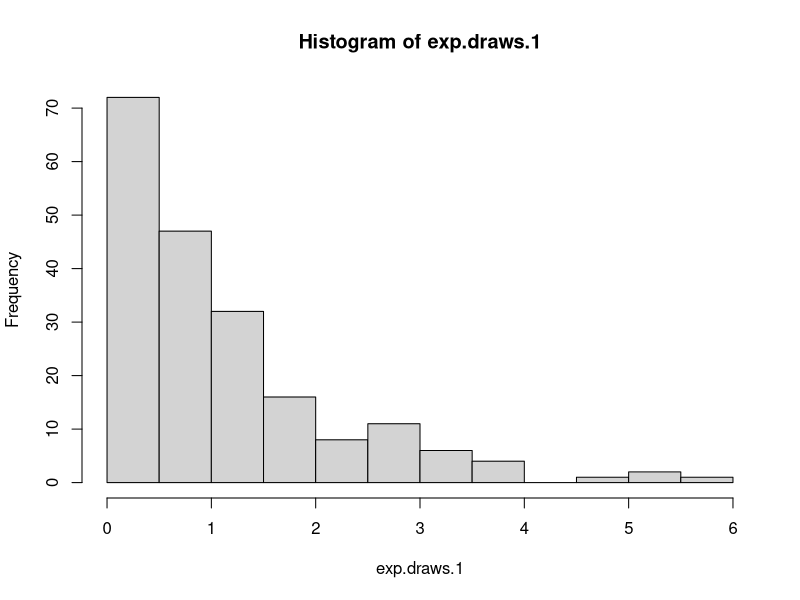
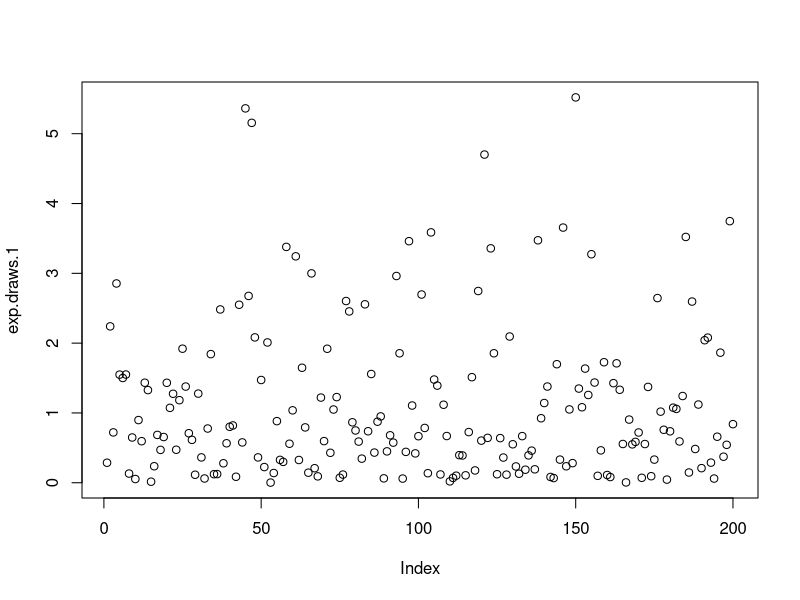
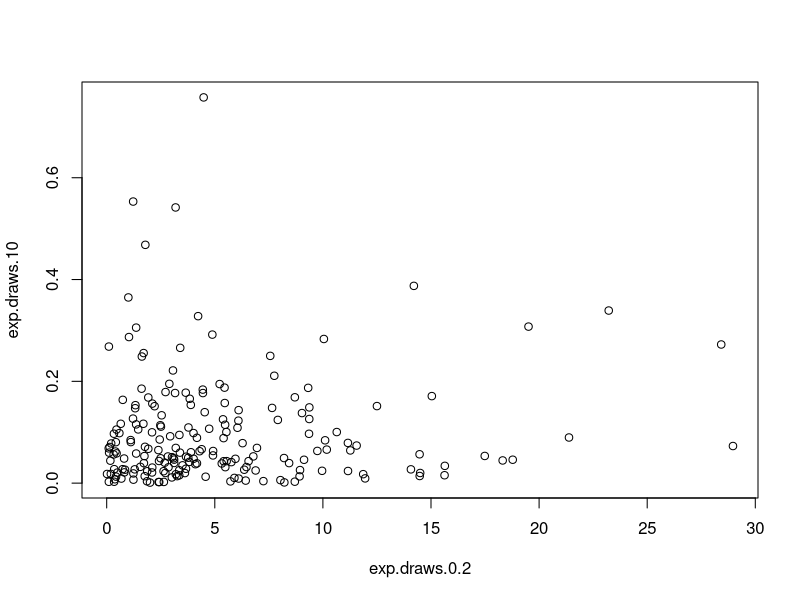
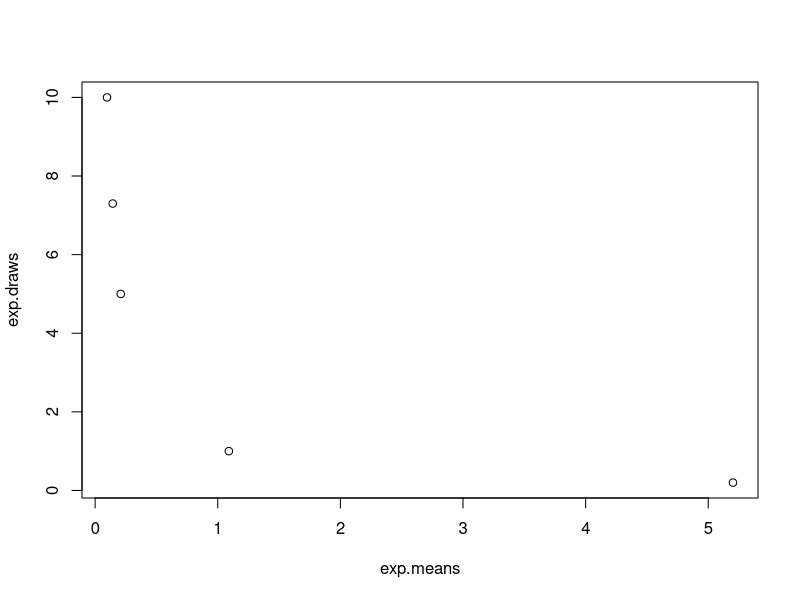
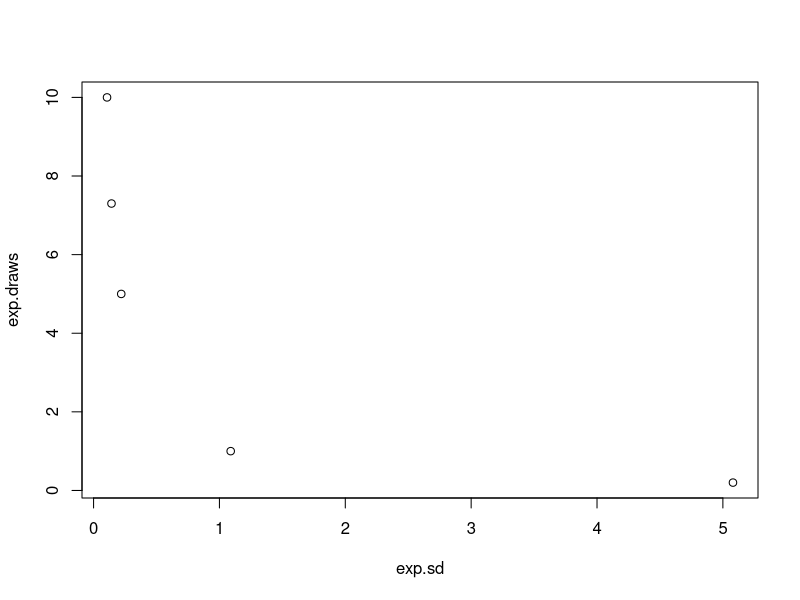
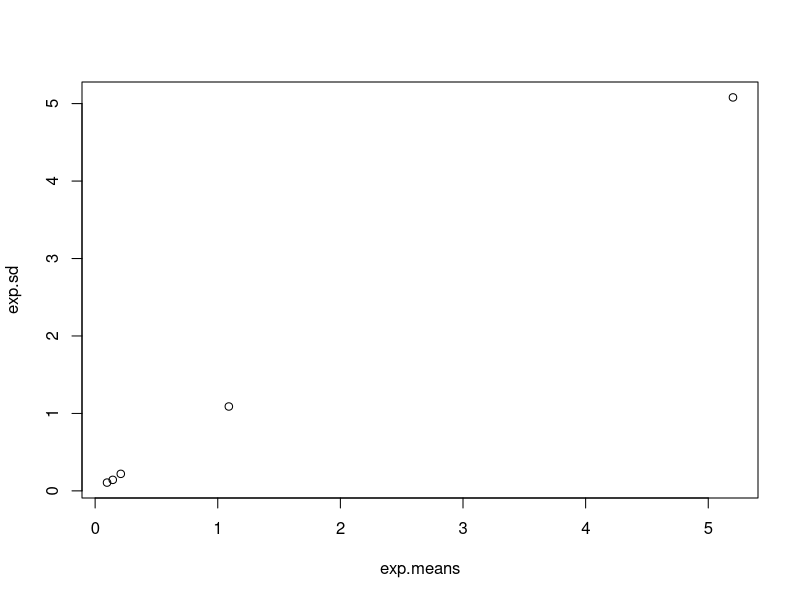
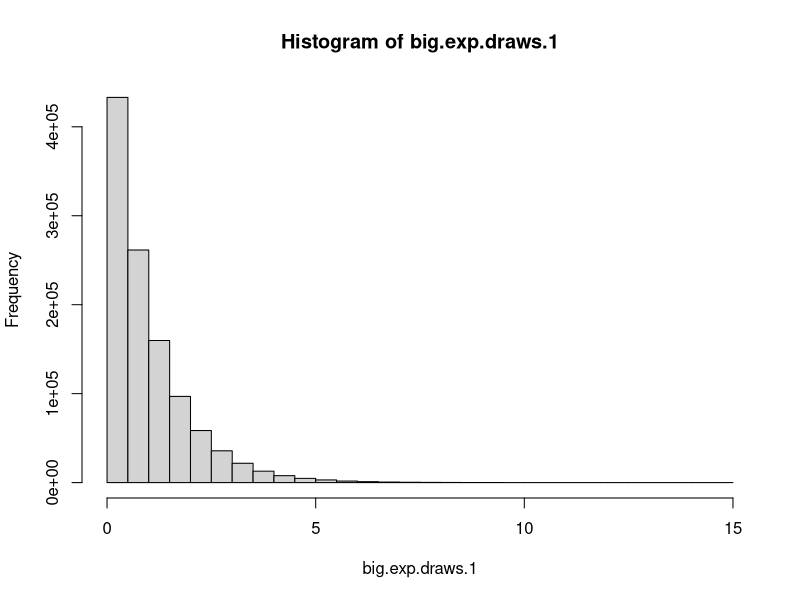
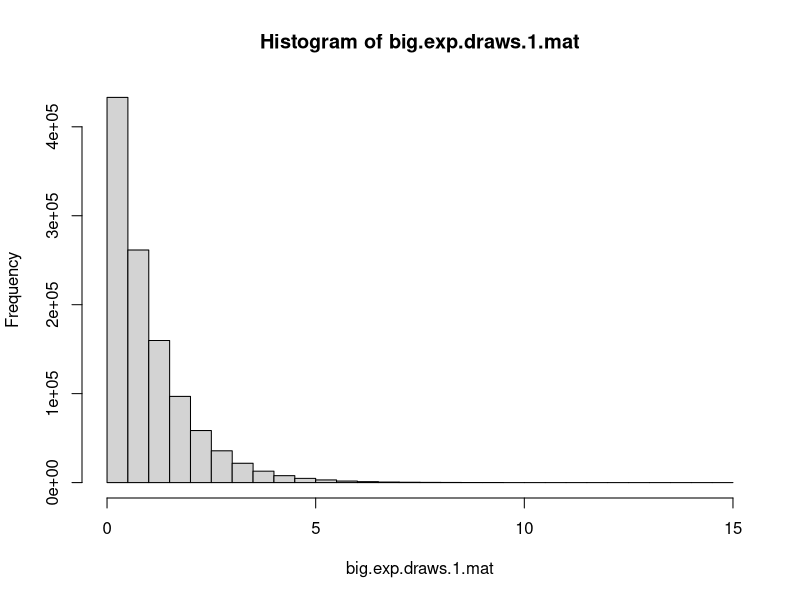

Write R code to recreate these figures, in order.
## ---- chunk 1
knitr::opts_chunk$set(echo = TRUE)
## ---- chunk 2
exp.draws.1 <- rexp(200)
mean(exp.draws.1)
sd(exp.draws.1)
## ---- chunk 3
exp.draws.0.2 <- rexp(200, 0.2)
exp.draws.5 <- rexp(200, 5)
exp.draws.7.3 <- rexp(200, 7.3)
exp.draws.10 <- rexp(200, 10)
## ---- chunk 4
hist(exp.draws.1)
plot(exp.draws.1)
plot(exp.draws.0.2, exp.draws.10)
## ---- chunk 5
exp.means <- c(mean(exp.draws.1), mean(exp.draws.0.2), mean(exp.draws.5), mean(exp.draws.7.3), mean(exp.draws.10))
exp.draws <- c(1, 0.2, 5, 7.3, 10)
exp.sd <- c(sd(exp.draws.1), sd(exp.draws.0.2), sd(exp.draws.5), sd(exp.draws.7.3), sd(exp.draws.10))

plot(exp.means, exp.draws)
# a. As the rate increases the mean of the exponential distribution decreases. 

plot(exp.sd, exp.draws)
# b. As the rate increases, the standard deviation of the exponential distribution decreases, the same pattern as the means vs. rate plot. 

plot(exp.means, exp.sd)
# c. The plot of the exponential distribution means vs. their standard deviations is linear. The mean of each distribution is identical to it's standard deviation. 


## ---- chunk 6
big.exp.draws.1 <- rexp(1100000)
mean(big.exp.draws.1)
sd(big.exp.draws.1)

## ---- chunk 7
hist(big.exp.draws.1)

# Yes, it matches the function, which it should.
## ---- chunk 8
big.exp.draws.gt1 <- big.exp.draws.1 > 1
mean(big.exp.draws.gt1)
## ---- chunk 9

big.exp.draws.1.mat <- matrix(big.exp.draws.1, nrow = 1100, ncol = 1000)
big.exp.mat.hist <- hist(big.exp.draws.1.mat)

# Nothing happens to the data, it is presented in the same fashion as when we used the data not in matrix form. 
## ---- chunk 10
mean(big.exp.draws.1.mat[,371])
## ---- chunk 11
col_means <- vector(length = 0)

for (i in 1:1000) {
  col_mean <- mean(big.exp.draws.1.mat[,i])
  col_means <- c(col_means, col_mean)
}

hist(col_means)

# The histogram in 5b is a histogram representing the individual points sampled from the exponential distribution. This histogram shows the distribution obtained by calculating and plotting the means of the columns of the matrix. Taking the mean of each column of randomly selected elements results in a normal distribution. 
